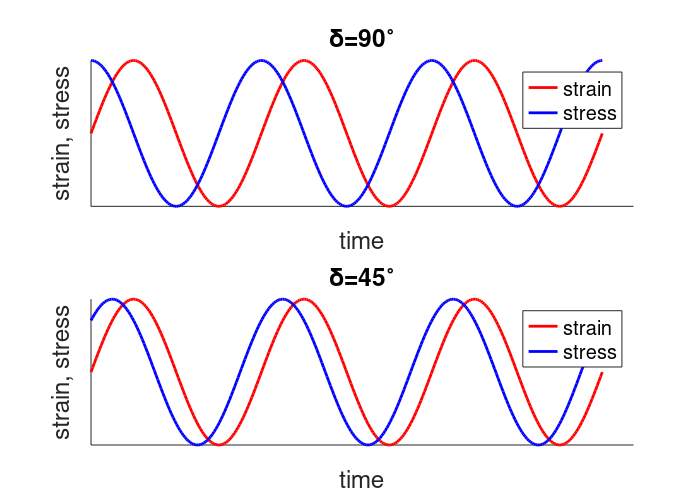

This chart was generated by the following MATLAB code:
close all
set(0,'defaultlinelinewidth',2)
set(0,'defaultaxesfontsize',16)
set(0,'defaultfigurepaperposition',[0,0,7,5])
set(0,'defaultfigurepapersize',[7,5])
xdata=linspace(0,6*pi,300);
subplot(2,1,1)
hold on
plots(1)=plot(xdata,sin(xdata),'-r');
plots(2)=plot(xdata,sin(xdata+pi/2),'-b');
legend(plots(1:2),'strain','stress')
title('\delta=90^{\circ}')
ylabel('strain, stress')
xlabel('time')
set(gca,'XTickLabel',[])
set(gca,'xtick',[])
set(gca,'ytick',[])

subplot(2,1,2)
hold on
plots(3)=plot(xdata,sin(xdata),'-r');
plots(4)=plot(xdata,sin(xdata+pi/4),'-b');
legend(plots(3:4),'strain','stress')
title('\delta=45^{\circ}')
xlabel('time')
ylabel('strain, stress')
set(gca,'XTickLabel',[])
set(gca,'xtick',[])
set(gca,'ytick',[])

print(gcf,'../figures/sinewave.eps', '-depsc2')
